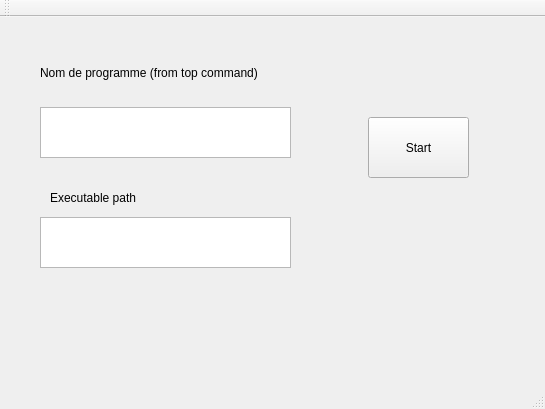
<?xml version="1.0" encoding="UTF-8"?>
<ui version="4.0">
 <class>MainWindow</class>
 <widget class="QMainWindow" name="MainWindow">
  <property name="geometry">
   <rect>
    <x>0</x>
    <y>0</y>
    <width>545</width>
    <height>409</height>
   </rect>
  </property>
  <property name="windowTitle">
   <string>MainWindow</string>
  </property>
  <widget class="QWidget" name="centralWidget">
   <widget class="QPushButton" name="pushButton">
    <property name="geometry">
     <rect>
      <x>368</x>
      <y>100</y>
      <width>101</width>
      <height>61</height>
     </rect>
    </property>
    <property name="text">
     <string>Start</string>
    </property>
   </widget>
   <widget class="QTextEdit" name="textEdit">
    <property name="geometry">
     <rect>
      <x>40</x>
      <y>90</y>
      <width>251</width>
      <height>51</height>
     </rect>
    </property>
   </widget>
   <widget class="QLabel" name="label">
    <property name="geometry">
     <rect>
      <x>40</x>
      <y>40</y>
      <width>301</width>
      <height>31</height>
     </rect>
    </property>
    <property name="text">
     <string>Nom de programme (from top command)</string>
    </property>
   </widget>
   <widget class="QTextEdit" name="textEdit_2">
    <property name="geometry">
     <rect>
      <x>40</x>
      <y>200</y>
      <width>251</width>
      <height>51</height>
     </rect>
    </property>
   </widget>
   <widget class="QLabel" name="label_2">
    <property name="geometry">
     <rect>
      <x>50</x>
      <y>160</y>
      <width>221</width>
      <height>41</height>
     </rect>
    </property>
    <property name="text">
     <string>Executable path</string>
    </property>
   </widget>
  </widget>
  <widget class="QMenuBar" name="menuBar">
   <property name="geometry">
    <rect>
     <x>0</x>
     <y>0</y>
     <width>545</width>
     <height>22</height>
    </rect>
   </property>
  </widget>
  <widget class="QToolBar" name="mainToolBar">
   <attribute name="toolBarArea">
    <enum>TopToolBarArea</enum>
   </attribute>
   <attribute name="toolBarBreak">
    <bool>false</bool>
   </attribute>
  </widget>
  <widget class="QStatusBar" name="statusBar"/>
 </widget>
 <layoutdefault spacing="6" margin="11"/>
 <resources/>
 <connections/>
</ui>
